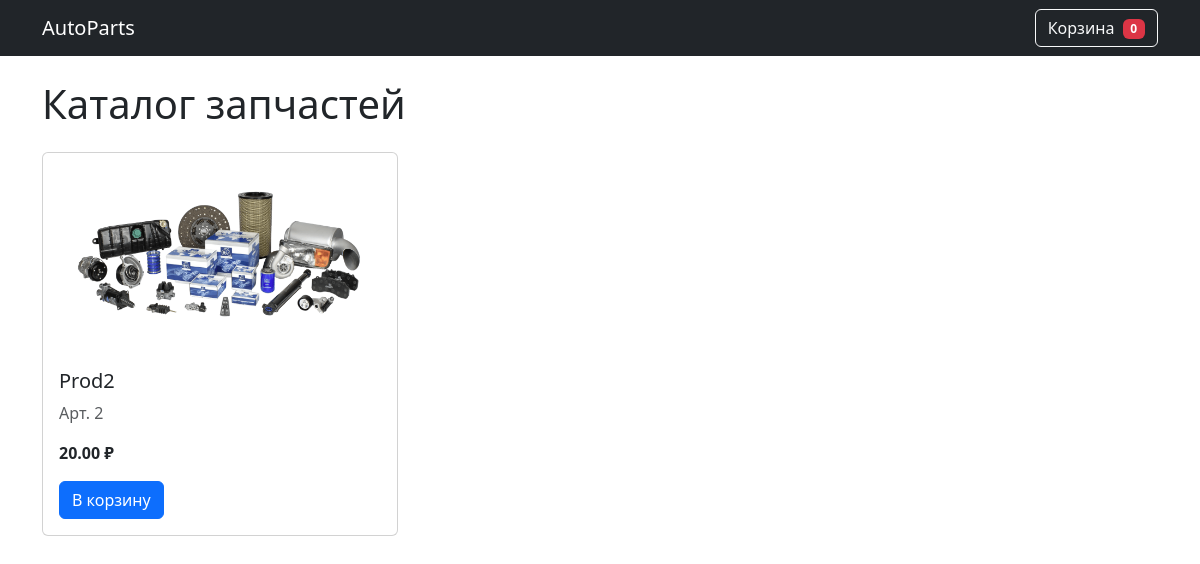
Before: / with the older database file.
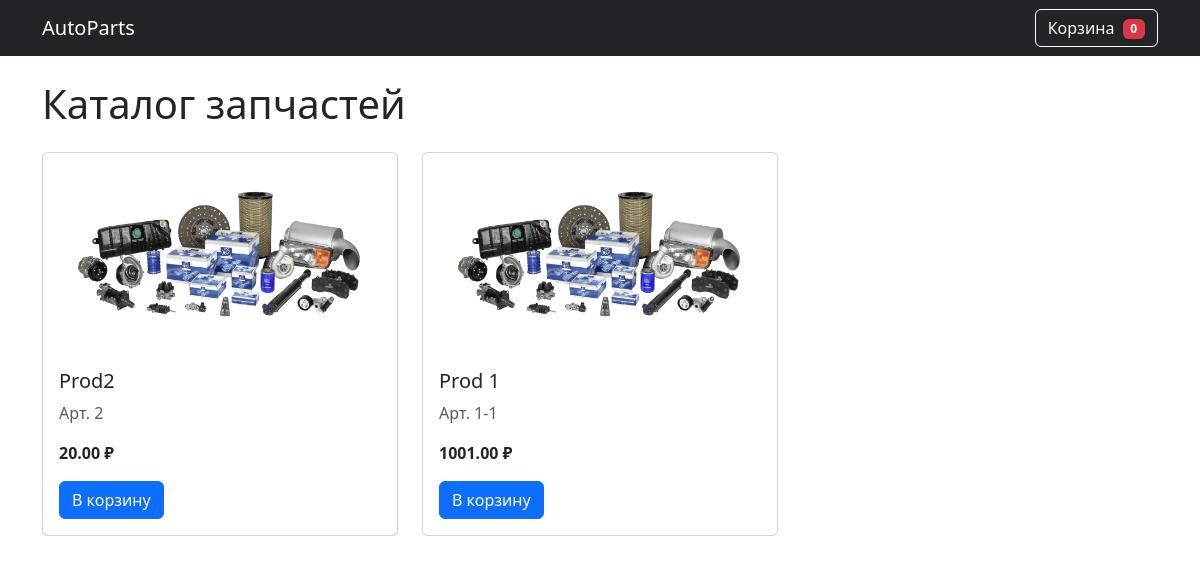
After: the same page with the newer database file.
### catalog/models.py (models this page shows, shortened)
class Product(models.Model):
    category = models.ForeignKey(Category, on_delete=models.CASCADE)
    brand = models.ForeignKey(Brand, on_delete=models.CASCADE, null=True)
    name = models.CharField(max_length=200)
    part_number = models.CharField(max_length=50)  # Уникальный артикул
    price = models.DecimalField(max_digits=10, decimal_places=2)
    stock = models.PositiveIntegerField(default=0)
    description = models.TextField(blank=True, null=True, default='')
    image = models.ImageField(upload_to="products/", blank=True, null=True, default='products/default.png')
    created_at = models.DateTimeField(auto_now_add=True)
    specs = models.CharField(blank=True, null=True, default='')

### catalog/views.py (the view)
# urls.py: path("", views.product_list, name="product_list"),
def product_list(request):
    category = request.GET.get('category')
    brand = request.GET.get('brand')
    products = Product.objects.all()
    if category:
        products = products.filter(category__slug=category)
    if brand:
        products = products.filter(brand__slug=brand)
    return render(request, 'catalog/product_list.html', {
        'products': products,
        'categories': Category.objects.all(),
        'brands': Brand.objects.all()
    })

### catalog/templates/catalog/product_list.html
{% extends "catalog/base.html" %}
{% block content %}
<h1 class="mb-4">Каталог запчастей</h1>
<div class="row">
    {% for product in products %}
    <div class="col-md-4 mb-4">
        <div class="card h-100">
            {% if product.image %}
            <img src="{{ product.image.url }}" class="card-img-top" alt="{{ product.name }}" style="height: 200px; object-fit: contain;">
            {% endif %}
            <div class="card-body">
                <h5 class="card-title">{{ product.name }}</h5>
                <p class="text-muted">Арт. {{ product.part_number }}</p>
                <p class="fw-bold">{{ product.price }} ₽</p>
                <a href="{% url 'cart_add' product.id %}" class="btn btn-primary">В корзину</a>
            </div>
        </div>
    </div>
    {% endfor %}
</div>
{% endblock %}

### catalog/templates/catalog/base.html (shortened to what this page needs)
<!DOCTYPE html>
<html lang="ru">
<head>
    <link href="https://cdn.jsdelivr.net/npm/bootstrap@5.3.0/dist/css/bootstrap.min.css" rel="stylesheet">
</head>
<body>
    <nav class="navbar navbar-expand-lg navbar-dark bg-dark mb-4">
        <div class="container">
            <a class="navbar-brand" href="/">AutoParts</a>
            <a href="{% url 'cart_view' %}" class="btn btn-outline-light">
                Корзина
                <span class="badge bg-danger ms-1">{{ request.cart_items_count|default:0 }}</span>
            </a>
        </div>
    </nav>
    <div class="container">
        {% block content %}{% endblock %}
    </div>
</body>
</html>

Changed rows visible on the page:
added Product: image (placeholder picture), name "Prod 1", part_number "1-1", price "1001.00"
